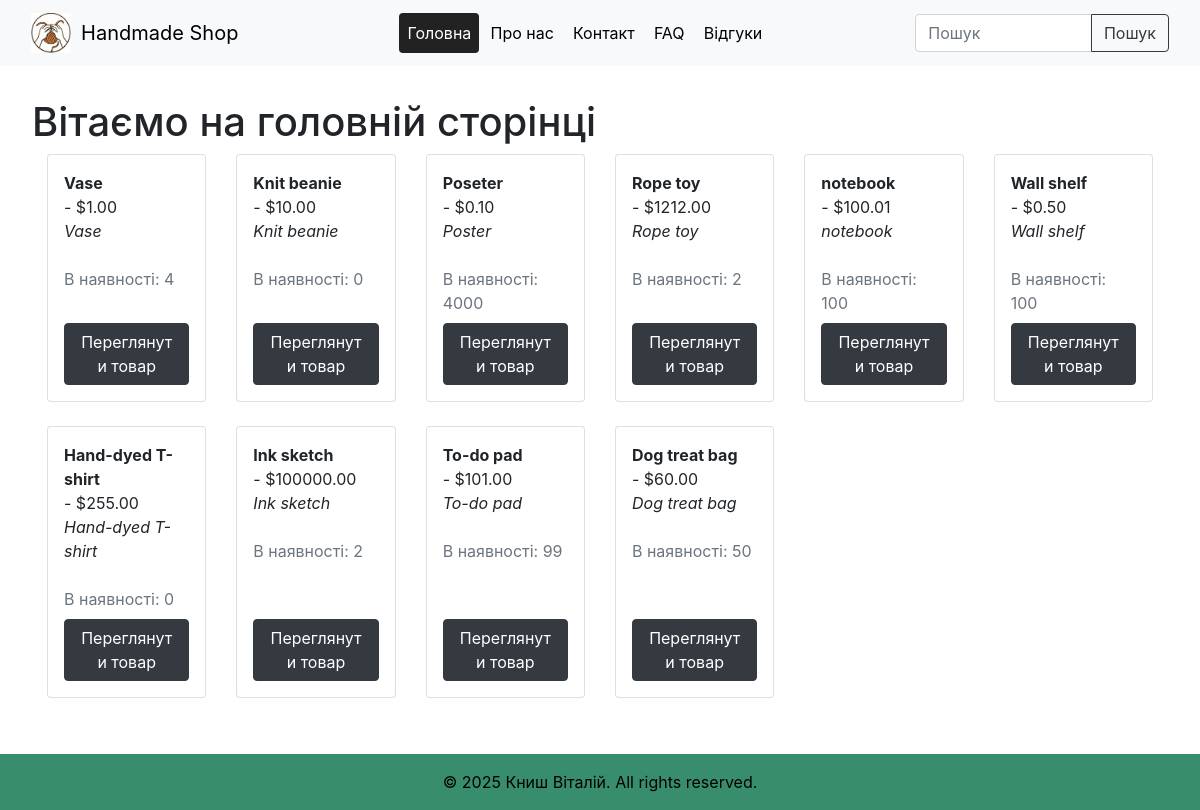
/, run on an earlier commit of the app's database.
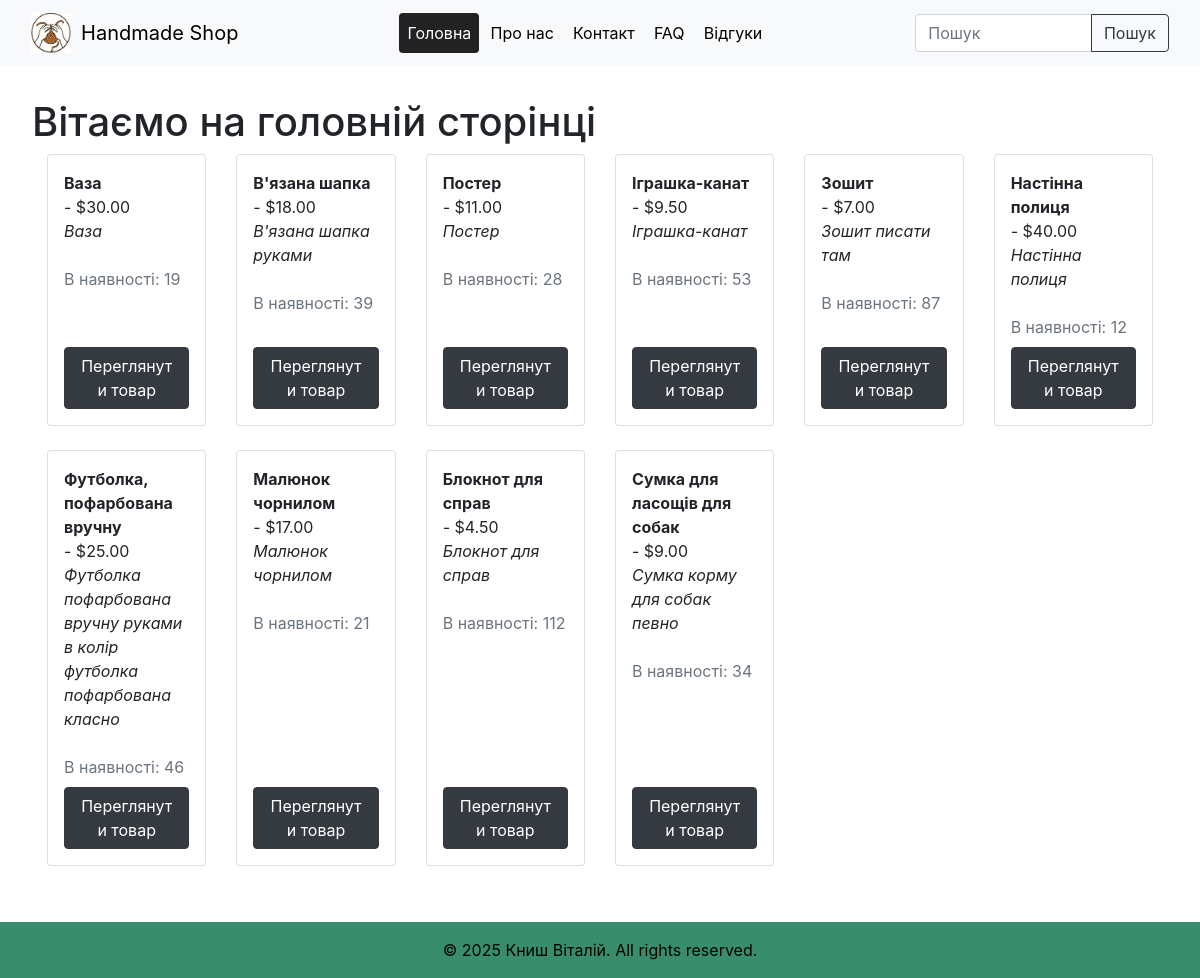
And on a later commit of the database.
### app1/models.py (models this page shows, shortened)
class Product(models.Model):
    name = models.CharField(max_length=100)
    description = models.TextField()
    price = models.DecimalField(max_digits=10, decimal_places=2, default=0.00)  # Default price is 0.00
    stock = models.PositiveIntegerField(default=0)  # Default stock is 0
    is_available = models.BooleanField(default=True)  # Default availability is True
    category = models.ForeignKey(Category, on_delete=models.CASCADE, related_name='products')
    sku = models.CharField(max_length=50, unique=True, default='SKU0000')  # Default SKU
    created_at = models.DateTimeField(auto_now_add=True)  # Automatically set when created
    updated_at = models.DateTimeField(auto_now=True)  # Automatically updated on save
    image = models.ImageField(upload_to='product_images/', null=True, blank=True)

### app1/views.py (the view)
# urls.py: 2. Add a URL to urlpatterns:  path('', views.home, name='home')
def home(request):
    query = request.GET.get('q', '')
    products = Product.objects.all()
    if query:
        products = products.filter(name__icontains=query)
    return render(request, 'home.html', {'products': products})

### app1/templates/home.html (shortened to what this page needs)
{% extends "base.html" %}
{% block content %}
<h1>Вітаємо на головній сторінці</h1>
<div class="container-fluid">
  <div class="row" id="product-list">
    {% for product in products %}
      <div class="col-12 col-sm-6 col-md-4 col-lg-2 mb-4">
        <div class="card h-100 d-flex flex-column p-0">
          <div class="card-body d-flex flex-column p-3">
            <strong>{{ product.name }}</strong> - ${{ product.price }}<br>
            <em>{{ product.description }}</em><br>
            <span class="text-muted">В наявності: {{ product.stock }}</span>
            <div class="mt-auto">
              <a class="btn btn-dark mt-2 w-100" href="{% url 'product' product.id %}">Переглянути товар</a>
            </div>
          </div>
        </div>
      </div>
    {% endfor %}
  </div>
</div>
{% endblock %}

### app1/templates/base.html (shortened to what this page needs)
{% load static %}
<!DOCTYPE html>
<html lang="en">
<head>
    <link rel="stylesheet" href="{% static 'base_style.css' %}">
    <link rel="stylesheet" href="https://cdn.jsdelivr.net/npm/bootstrap@4.3.1/dist/css/bootstrap.min.css">
</head>
<body>
    <header>
        <nav class="navbar navbar-expand-lg navbar-light bg-light">
            <div class="container-fluid">
                <a class="navbar-brand d-flex align-items-center" href="{% url 'home' %}">
                    <img src="{% static 'logo.png' %}" alt="Logo" style="height:40px; width:auto; margin-right:10px;">
                    Handmade Shop
                </a>
                <div class="collapse navbar-collapse justify-content-center" id="navbarSupportedContent">
                    <ul class="navbar-nav mb-2 mb-lg-0">
                        <li class="nav-item">
                            <a class="nav-link {% if request.resolver_match.url_name == 'home' %}active{% endif %}" href="{% url 'home' %}">Головна</a>
                        </li>
                        <li class="nav-item">
                            <a class="nav-link {% if request.resolver_match.url_name == 'two' %}active{% endif %}" href="{% url 'two' %}">Про нас</a>
                        </li>
                        <li class="nav-item">
                            <a class="nav-link {% if request.resolver_match.url_name == 'contact' %}active{% endif %}" href="#" data-toggle="modal" data-target="#contactModal">Контакт</a>
                        </li>
                        <li class="nav-item">
                            <a class="nav-link {% if request.resolver_match.url_name == 'four' %}active{% endif %}" href="{% url 'four' %}">FAQ</a>
                        </li>
                        <li class="nav-item">
                            <a class="nav-link {% if request.resolver_match.url_name == 'five' %}active{% endif %}" href="{% url 'five' %}">Відгуки</a>
                        </li>
                    </ul>
                    <form class="form-inline my-2 my-lg-0 ml-auto" method="get" action="{% url 'home' %}">
                        <div class="input-group">
                            <input class="form-control" type="search" placeholder="Пошук" aria-label="Search" name="q" value="{{ request.GET.q|default:'' }}">
                            <div class="input-group-append">
                                <button class="btn btn-outline-dark" type="submit">Пошук</button>
                            </div>
                        </div>
                    </form>
                </div>
            </div>
        </nav>
    </header>
    <main>
        {% block content %}{% endblock %}
    </main>
    {% include "footer.html" %}
</body>
</html>

### app1/templates/footer.html
<footer class="text-center py-3 site-footer">
    <div>
        &copy; 2025 Книш Віталій. All rights reserved.
    </div>
</footer>

### app1/static/base_style.css (style rules this page uses)
.navbar, .navbar-nav, .nav-link, .navbar-brand { font-size: 1em; color: #000 !important; text-shadow: -1px -1px 0 #fff, 1px -1px 0 #fff, -1px 1px 0 #fff, 1px 1px 0 #fff; }
html, body { height: 100%; margin: 0; padding: 0; }
body { font-size: 1em; color: #000; background: #86d9b8; min-height: 100vh; display: flex; flex-direction: column; }
body, .navbar, .navbar-nav, .nav-link, .navbar-brand, main, h1, h2, h3, h4, h5, h6, p, li, a { text-shadow: none !important; }
.navbar-nav { justify-content: center; width: 100%; }
.container-fluid { justify-content: center !important; }
main { padding: 2rem; flex: 1 0 auto; }
header, .navbar, footer { background: transparent !important; box-shadow: none; }
.navbar, .navbar-nav, .nav-link, .navbar-brand { color: #000 !important; text-shadow: -1px -1px 0 #fff, 1px -1px 0 #fff, -1px 1px 0 #fff, 1px 1px 0 #fff; }
.site-footer { background: #388e6c !important; color: #000 !important; width: 100%; text-shadow: none !important; margin-top: auto; position: relative; left: 0; bottom: 0; }
.site-footer, .site-footer * { text-shadow: none !important; }
.btn, button, input[type="submit"], input[type="button"] { transition: background 0.2s, color 0.2s; }
.navbar-nav .nav-link { border-radius: 0.25rem; padding: 0.5rem 1rem; transition: background 0.2s, color 0.2s; margin: 0 0.1rem; }
.navbar-nav .nav-link.active, .navbar-nav .nav-link[aria-current="page"] { background-color: #222 !important; color: #fff !important; pointer-events: none; cursor: default; }

What changed in the data, as far as the page shows it:
changed Product: name "Vase" → "Ваза"; price "1.00" → "30.00"; description "Vase" → "Ваза"; stock "4" → "19"
changed Product: name "Knit beanie" → "В'язана шапка"; price "10.00" → "18.00"; description "Knit beanie" → "В'язана шапка руками"; stock "0" → "39"
changed Product: name "Poseter" → "Постер"; price "0.10" → "11.00"; description "Poster" → "Постер"; stock "4000" → "28"
changed Product: name "Rope toy" → "Іграшка-канат"; price "1212.00" → "9.50"; description "Rope toy" → "Іграшка-канат"; stock "2" → "53"
changed Product: name "notebook" → "Зошит"; price "100.01" → "7.00"; description "notebook" → "Зошит писати там"; stock "100" → "87"
changed Product: name "Wall shelf" → "Настінна полиця"; price "0.50" → "40.00"; description "Wall shelf" → "Настінна полиця"; stock "100" → "12"
changed Product: name "Hand-dyed T-shirt" → "Футболка, пофарбована вручну"; price "255.00" → "25.00"; description "Hand-dyed T-shirt" → "Футболка пофарбована вручну руками в колір футболка пофарбована класно"; stock "0" → "46"
changed Product: name "Ink sketch" → "Малюнок чорнилом"; price "100000.00" → "17.00"; description "Ink sketch" → "Малюнок чорнилом"; stock "2" → "21"
changed Product: name "To-do pad" → "Блокнот для справ"; price "101.00" → "4.50"; description "To-do pad" → "Блокнот для справ"; stock "99" → "112"
changed Product: name "Dog treat bag" → "Сумка для ласощів для собак"; price "60.00" → "9.00"; description "Dog treat bag" → "Сумка корму для собак певно"; stock "50" → "34"
